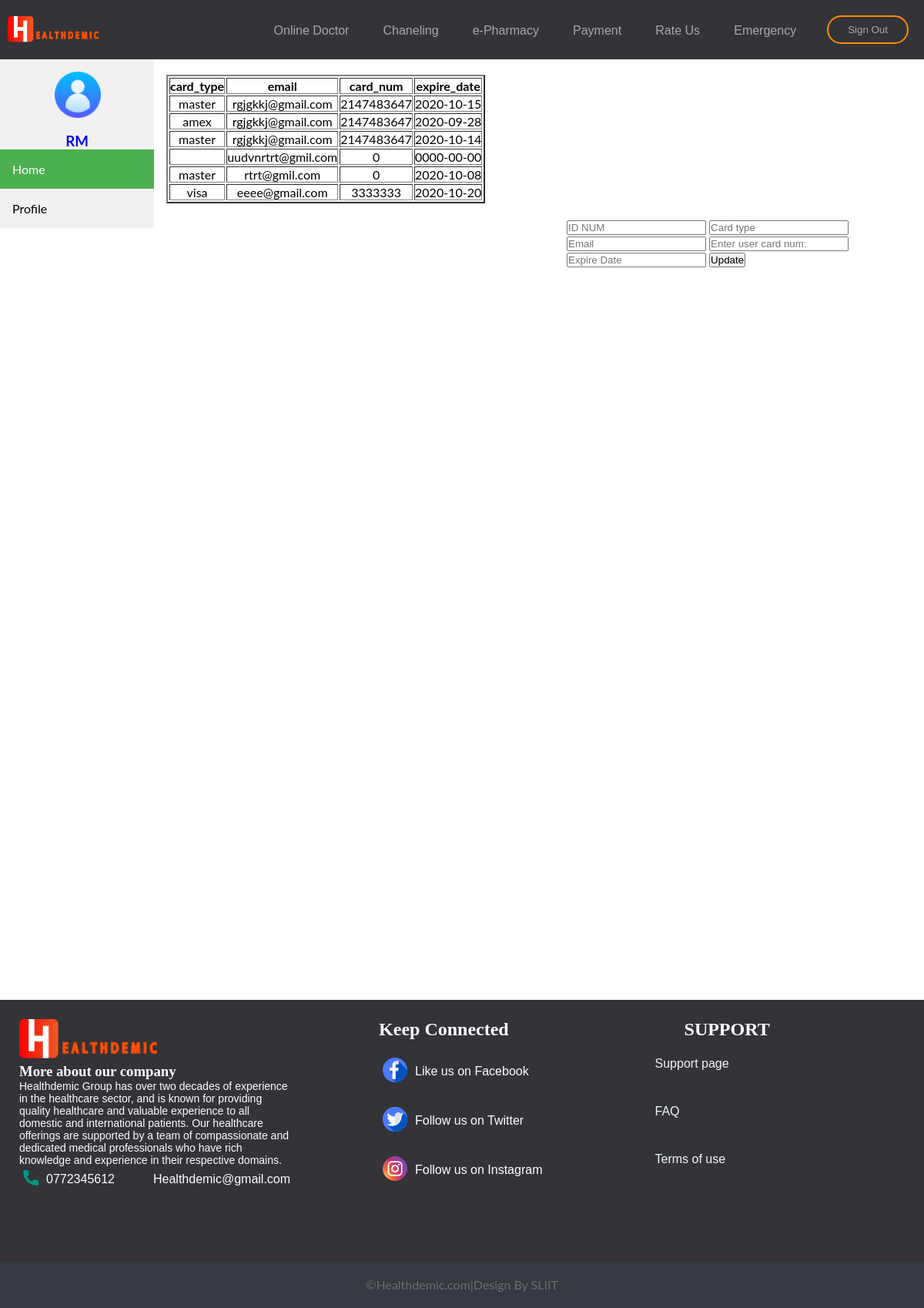
The page /Patient.php (signed in) on the database its author committed.
### tables this page shows
CREATE TABLE `payment` (
  `username` varchar(100) NOT NULL,
  `Lname` varchar(100) NOT NULL,
  `address` varchar(100) NOT NULL,
  `id` int(11) NOT NULL,
  `email` varchar(100) NOT NULL,
  `phone_num` int(10) NOT NULL,
  `card_type` varchar(20) NOT NULL,
  `card_num` int(16) NOT NULL,
  `expire_date` date NOT NULL
);

### html/Patient.php (the view, shortened to what this page needs)
<?php
include("config.php");
$result=mysqli_query($config,"SELECT* from payment ORDER by id DESC");
?>
<!DOCTYPE html>
<html lang="en">
<head>
<link rel="stylesheet" href="../css/Sidedashboard.css">
    <link rel="stylesheet" href="../css/logged in.css">
</head>
<body>
    <header>
        <img class="navBar_logo" src="../images/logo.png" alt="logo" style="width: 10%;">
        <nav >
            <ul class="nav_option" >
                <li style="font-family: 'Montserrat',sans-serif;"><a href="#">Online Doctor</a></li>
                <li style="font-family: 'Montserrat',sans-serif;"><a href="Channeling.php">Chaneling</a></li>
                <li style="font-family: 'Montserrat',sans-serif;"><a href="e-Pharmacy.php">e-Pharmacy</a></li>
                <li style="font-family: 'Montserrat',sans-serif;"><a href="Payment.php">Payment</a></li>
                <li style="font-family: 'Montserrat',sans-serif;"><a href="Rate Us.php">Rate Us</a></li>
                <li style="font-family: 'Montserrat',sans-serif;"><a href="Emergency.php">Emergency</a></li>
            </ul>
        </nav>
        <a href="logout.php"><button style="font-family: 'Montserrat',sans-serif;"id="nav_button2">Sign Out</button></a>
    </header>
<div class="sidebar">
<a href="#"><img src="../images/userACC.png" style="width: 60px;height: 60px;margin-left: 10px;padding-left:45px;"></a><h3 style="color:blue;text-align:center;" ><?= $_SESSION['username']?></h3>
  <a class="active" href="Patient.php">Home</a>
  <a href="PatientProfile.php">Profile</a>
</div>
<div class="content">
<table border="2" style="text-align:center;margin-top:-200px;">
        <tr>
        <th>card_type</th>
        <th>email</th>
        <th>card_num</th>
        <th>expire_date</th>
        </tr>
            <?php
        while($res=mysqli_fetch_array($result)){
            echo '<tr>';
            echo '<td>'.$res['card_type'].'</td>';
            echo '<td>'.$res['email'].'</td>';
            echo '<td>'.$res['card_num'].'</td>';
            echo '<td>'.$res['expire_date'].'</td>';
            echo '</tr>';
              }
            ?>
        </table>
<form method="POST" style="margin-left:500px;padding:20px;" action="PatientProfilePaymentUpdate.php">
<input placeholder="ID NUM" name="id">
<input placeholder="Card type" name="Card_type">
<input placeholder="Email " name="email">
<input placeholder="Enter user card num:" name="Cnum">
<input placeholder="Expire Date" name="Edate">
<button type="submit" value="update" name="PayUpdate">Update</button>
</form>
</div>
   <div class="footer">
        <div class="footer_data">
        <div class="footer-colum" style="font-family: sans-serif;">
            <img src="../images/logo.png" alt="" style="width:50%;">
            <h3 style="font-family:Candara;">More about our company</h3>
            <p style="font-size: 14px;">Healthdemic Group has over two decades of experience in the healthcare sector, and is known for providing quality healthcare and valuable experience to all domestic and international patients. Our healthcare offerings are supported by a
                team of compassionate and dedicated medical professionals who have rich knowledge and experience in their respective domains.</p>
            <div class="contact">
                <span><a href="https://www.whatsapp.com/"><img src="../images/phone-call.png" alt="" style="height: 20px; width: 20px;" ></a></span>
                <span>0772345612</span>
                <span><a href="https://www.google.com/intl/si/gmail/about/#"><img src="../images/email.png" alt="" style="margin: 10px;margin-left: 20px;" ></a></span>
                <span>Healthdemic@gmail.com</span>
            </div>
        </div>
        <div class="footer-colum" style="font-family: sans-serif;">
            <h2 style="margin-left:60px;font-family:Candara;">Keep Connected</h2>
            <br>
            <div style="margin-left:60px;">
                <span ><a href="https://www.facebook.com/"><img src="../images/facebook.png"></a></span>
                <span>Like us on Facebook</span>
            </div>
            <br>
            <div style="margin-left:60px;">
                <span><a href="https://twitter.com/"><img src="../images/twitter.png"></a></span>
                <span>Follow us on Twitter</span>
            </div>
            <br>
            <div style="margin-left:60px;">
                <span><a href="https://www.instagram.com/"><img src="../images/inster.png" style="width: 32px;height: 32px;"></a></span>
                <span>Follow us on Instagram</span>
            </div>
            <br>
        </div>
        <div class="footer-colum" style="font-family: sans-serif;">
            <h2 style="margin-left:60px;font-family:Candara;">SUPPORT</h2>
                <ul>
                    <div style="padding: 22px;"><a href="#" style="text-decoration: none;color: aliceblue;">Support page</a></div>
                    <div style="padding: 22px;"><a href="#" style="text-decoration: none; color: aliceblue;">FAQ</a></div>
                    <div style="padding: 22px;"><a href="#" style="text-decoration: none;color: aliceblue;">Terms of use</a></div>
                </ul>
        </div>
        </div>
        <div class="footer_under">
            &copy;Healthdemic.com|Design By SLIIT
        </div>
    </div>
</body>
</html>

### css/Sidedashboard.css (style rules this page uses)
body { margin: 0; font-family: "Lato", sans-serif; }
.sidebar { margin: 0; padding: 0; width: 200px; background-color: #f1f1f1; height: 100%; overflow: auto; }
.sidebar a { display: block; color: black; padding: 16px; text-decoration: none; }
.sidebar a.active { background-color: #4CAF50; color: white; }
div.content { margin-left: 200px; padding: 1px 16px; height: 1000px; }

### css/logged in.css (style rules this page uses)
* { margin: 0; padding: 0; }
.navBar_logo { text-align: left; margin-right: auto; }
header { display: flex; justify-content: flex-end; align-items: center; padding: 20px 10px; background-color: #333338; }
.nav_option { list-style: none; }
.nav_option li { display: inline-block; padding: 0px 20px; }
.nav_option li a { transition: all 0.3s ease 0s; color: darkgrey; text-decoration: none; }
#nav_button2 { margin-left: 20px; margin-right: 10px; padding: 9px 25px; background-color:#333338; border:2px solid darkorange; border-radius: 50px; cursor: pointer; transition: all 0.3s ease 0s; justify-content: right; color: darkgray; }
.footer { height: 400px; background: #333338; color: #ffffff; position: relative; }
.footer .footer_data { display: flex; height: 350px; }
.footer .footer_data .footer-colum { flex: 1; padding: 25px; }
.footer .footer_under { background: #343a40; color: #6e6e6e; height: 40px; bottom: 0px; left: 0px; padding-top: 20px; text-align: center; position: absolute; width: 100%; }
.footer-colum span { display: inline; display: table-cell; vertical-align: middle; padding: 5px; }

### rows shown on the page
payment: card_type "master", email "rgjgkkj@gmail.com", card_num "2147483647", expire_date "2020-10-15"
payment: card_type "amex", email "rgjgkkj@gmail.com", card_num "2147483647", expire_date "2020-09-28"
payment: card_type "master", email "rgjgkkj@gmail.com", card_num "2147483647", expire_date "2020-10-14"
payment: email "uudvnrtrt@gmil.com", card_num "0", expire_date "0000-00-00"
payment: card_type "master", email "rtrt@gmil.com", card_num "0", expire_date "2020-10-08"
payment: card_type "visa", email "eeee@gmail.com", card_num "3333333", expire_date "2020-10-20"

### other values the page prints
$_SESSION['username'] "RM"
